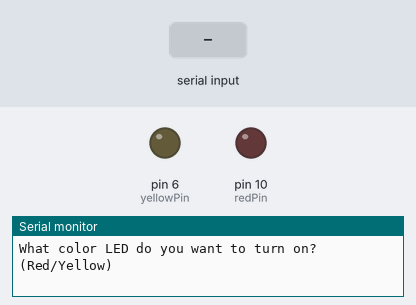
A sketch run on a simulated Arduino Uno, built with avr-gcc and run on an emulated ATmega328P. Shown: output pins drawn as LEDs (lit = HIGH), the last lines printed to the serial monitor. The inputs (shaded band) are chosen by the test bench.

Above: at 1.2 s.
1.3 s: "Red" received over Serial
At 3.1 s:
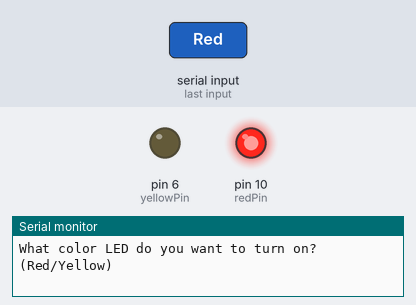
4.3 s: "Yellow" received over Serial
At 5.9 s:
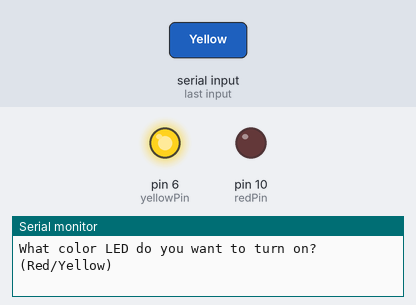
Timing chart, 0 to 7.8 s (numbered marks = the images above; inputs shaded):
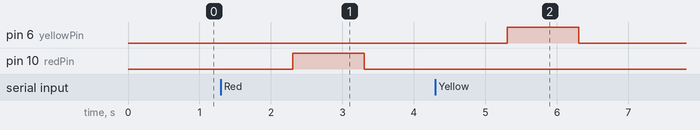

Measured:
- after the input at 1.3 s, pin 10 (redPin): LOW → HIGH after 1.0 s, → LOW 1.0 s later
- after the input at 4.3 s, pin 6 (yellowPin): LOW → HIGH after 1.0 s, → LOW 1.0 s later

The sketch:

005-ColorLED.ino
```cpp
int redPin=10;
int yellowPin=6;
String msg="What color LED do you want to turn on? (Red/Yellow)";
String color;
int waitTime=1000;

void setup() {
  pinMode(redPin, OUTPUT);
  pinMode(yellowPin, OUTPUT);
  Serial.begin(9600);

}

void loop() {
  Serial.println(msg);
  while (Serial.available()==0) {

  }
  color=Serial.readString();
  color.trim();  // drop the \r\n the Serial Monitor may add, so "Red\n"=="Red"

  if (color=="Red") {
    digitalWrite(redPin, HIGH);
    delay(waitTime);
    digitalWrite(redPin, LOW);
    delay(waitTime);
  }

  if (color=="Yellow")  {
    digitalWrite(yellowPin, HIGH);
    delay(waitTime);
    digitalWrite(yellowPin, LOW);
    delay(waitTime);
  }

}
```
